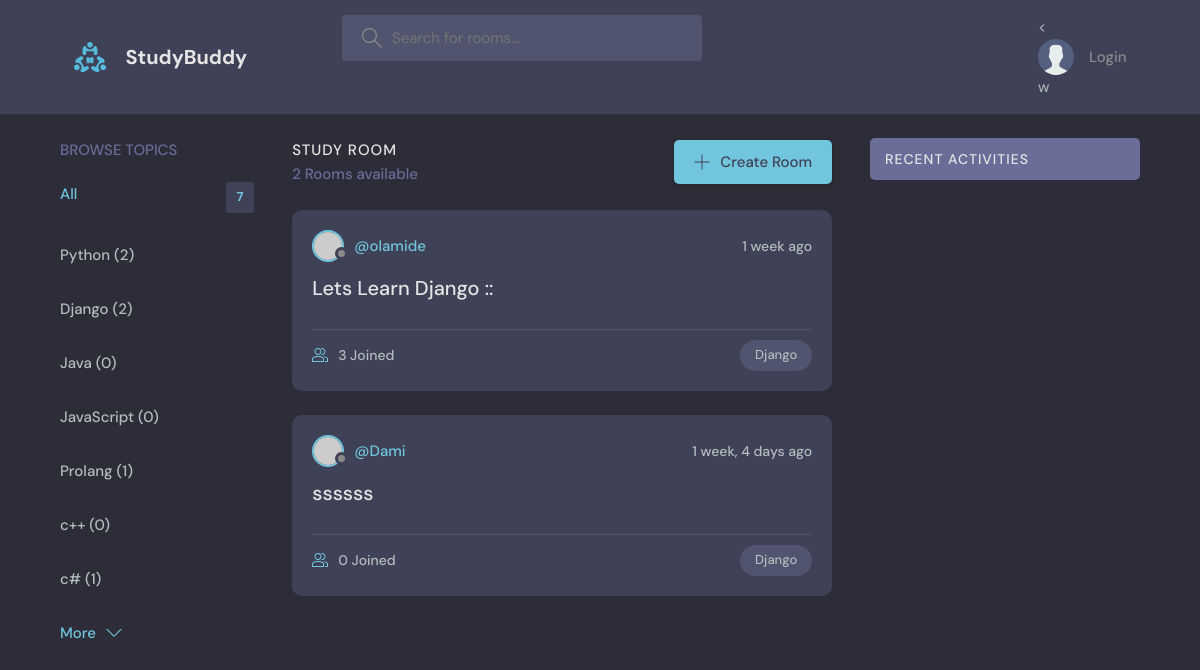
Screenshot of /?q=Django with the database file from the repository.
### base/models.py (models this page shows, shortened)
class Topic(models.Model):
    name = models.CharField(max_length=200)

class Room(models.Model):
    host = models.ForeignKey(User,on_delete=models.SET_NULL,null=True)
    topic  = models.ForeignKey(Topic,on_delete=models.SET_NULL,null=True)
    name = models.CharField(max_length=200)
    description = models.TextField(null = True, blank=True)
    participants = models.ManyToManyField(User, related_name='participants',
                                          blank=True)
    updated = models.DateTimeField(auto_now=True)
    created = models.DateTimeField(auto_now_add=True)
    class Meta:
        ordering = ['-updated','-created']

### base/views.py (the view)
# urls.py: path('', views.home, name='home'),
def home(request):
    q = request.GET.get('q') if request.GET.get('q')!=None else ''
    rooms = Room.objects.filter(
        Q(topic__name__contains =q) |
        Q(name__icontains=q) |
        Q(description__icontains=q)
        )
    topics= Topic.objects.all()
    room_count = rooms.count()
    room_messages = Message.objects.filter(Q(room__topic__name__icontains=q))
    context = {'rooms' : rooms, 'topics': topics,
                'room_count': room_count, 'room_messages':room_messages }
    return render(request, 'base/home.html', context)

### base/templates/base/home.html (shortened to what this page needs)
{% extends 'main.html'%}
{% block content %}
    <main class="layout layout--3">
      <div class="container">
        {%include 'base/topics_component.html'%}
        <div class="roomList">
          <div class="roomList__header">
            <div>
              <h2>Study Room</h2>
              <p>{{room_count}} Rooms available</p>
            </div>
            <a class="btn btn--main" href="{% url 'create-room' %}">
              <svg version="1.1" xmlns="http://www.w3.org/2000/svg" width="32" height="32" viewBox="0 0 32 32">
                <title>add</title>
                <path
                  d="M16.943 0.943h-1.885v14.115h-14.115v1.885h14.115v14.115h1.885v-14.115h14.115v-1.885h-14.115v-14.115z"
                ></path>
              </svg>
              Create Room
            </a>
          </div>
          {% include 'base/feed_component.html' %}
        </div>
         {% include 'base/activity_component.html' %}
      </div>
    </main>
    {% endblock %}

### base/templates/base/topics_component.html
<div class="topics">
    <div class="topics__header">
      <h2>Browse Topics</h2>
    </div>
    <ul class="topics__list">
      <li>
        <a href="{% url 'home' %}" class="active">All <span>{{topics.count}}</span></a>
      </li>
      {% for topic in topics %}
      <li>
        <a href="{% url 'home' %}?q={{ topic.name }}">{{ topic.name }} ({{ topic.room_set.all.count }})</a>
    </li>
      {% endfor %}
    </ul>
    <a class="btn btn--link" href="topics.html">
      More
      <svg version="1.1" xmlns="http://www.w3.org/2000/svg" width="32" height="32" viewBox="0 0 32 32">
        <title>chevron-down</title>
        <path d="M16 21l-13-13h-3l16 16 16-16h-3l-13 13z"></path>
      </svg>
    </a>
  </div>

### base/templates/base/feed_component.html (shortened to what this page needs)
{% for room in rooms %}
<div class="roomListRoom">
    <div class="roomListRoom__header">
      <a href="{% url 'user-profile' room.host.id %}" class="roomListRoom__author">
        <div class="avatar avatar--small">
          <img src="https://randomuser.me/api/portraits/women/11.jpg" />
        </div>
        <span>@{{room.host.username}}</span>
      </a>
      <div class="roomListRoom__actions">
        <span>{{room.created|timesince}} ago</span>
      </div>
    </div>
    <div class="roomListRoom__content">
      <a href="{% url 'room' room.id %}">{{room.name}}</a>
    </div>
    <div class="roomListRoom__meta">
      <a href="{% url 'room' room.id %}" class="roomListRoom__joined">
        {{room.participants.all.count}} Joined
      </a>
      <p class="roomListRoom__topic">{{room.topic.name}}</p>
    </div>
  </div>
 {% endfor %}

### static/styles/style.css (style rules this page uses)
:root { --color-main: #71c6dd; --color-main-light: #e1f6fb; --color-dark: #3f4156; --color-dark-medium: #51546e; --color-dark-light: #696d97; --color-light: #e5e5e5; --color-gray: #8b8b8b; --color-light-gray: #b2bdbd; --color-bg: #2d2d39; --color-success: #5dd693; --color-error: #fc4b0b; }
* { font-family: "DM Sans", -apple-system, BlinkMacSystemFont, "Segoe UI", Roboto, Oxygen, Ubuntu, Cantarell, "Open Sans", "Helvetica Neue", sans-serif; margin: 0; padding: 0; box-sizing: border-box; text-rendering: optimizeLegibility; font-size: inherit; }
html { font-size: 56.25%; }
@media only screen and (min-width: 1200px) { html { font-size: 62.5%; } }
body { line-height: 1.6; font-weight: 400; font-size: 1.5rem; color: var(--color-light-gray); background-color: var(--color-bg); min-height: 100vh; }
img { width: 100%; }
a { display: inline-block; color: var(--color-main); text-decoration: none; }
.container { max-width: 120rem; width: 90%; margin: auto; }
.btn { background-color: transparent; border: none; display: inline-flex; align-items: center; gap: 1rem; cursor: pointer; transition: all ease-in-out 0.3s; padding: 1rem 2rem; border-radius: 5px; box-shadow: 1px 1px 3px 1px rgba(0, 0, 0, 0.15); font-weight: 500; }
.btn--link { border-radius: 0; padding: 0; color: var(--color-main); box-shadow: none; }
.btn--main { background-color: var(--color-main); color: var(--color-dark); }
.btn > svg { fill: currentColor; width: 1.6rem; height: 1.6rem; }
.avatar { position: relative; display: inline-block; border-radius: 50%; border: 2px solid var(--color-main); }
.avatar img { display: block; border-radius: 50%; object-fit: cover; object-position: center; }
.avatar::after { content: ""; display: block; position: absolute; background-color: var(--color-gray); z-index: 111; border-radius: 50%; border: 0.3rem solid var(--color-dark); }
.avatar.avatar--small img { width: 2.8rem; height: 2.8rem; }
.avatar.avatar--small:after { width: 0.7rem; height: 0.7rem; bottom: 0px; right: -6px; }
.layout { margin-top: 2.4rem; }
.layout > .container { display: flex; justify-content: space-between; align-items: flex-start; }
.layout--3 > .container > div:first-child { flex-basis: 18%; max-width: 22.5rem; }
.layout--3 > .container > div:nth-child(2) { flex-basis: 50%; }
.topics__header { margin-bottom: 2rem; }
.topics__header h2 { text-transform: uppercase; font-weight: 500; color: var(--color-dark-light); }
.topics__list { list-style: none; }
.topics__list li a { display: flex; justify-content: space-between; margin-bottom: 3rem; font-weight: 500; color: var(--color-light-gray); transition: all 0.3s ease-in-out; }
.topics__list li a.active, .topics__list li a:hover { color: var(--color-main); }
.topics__list li a span { padding: 0.5rem 1rem; background-color: var(--color-dark); border-radius: 3px; font-size: 1.3rem; font-weight: 700; letter-spacing: 1px; }
.roomList__header { display: flex; justify-content: space-between; align-items: center; margin-bottom: 2.4rem; }
.roomList__header h2 { text-transform: uppercase; font-weight: 500; color: var(--color-light); letter-spacing: 1px; }
.roomList__header p { font-weight: 500; color: var(--color-dark-light); }
.roomListRoom { margin-bottom: 2.4rem; background-color: var(--color-dark); border-radius: 1rem; padding: 2rem; }
.roomListRoom__header { display: flex; justify-content: space-between; align-items: center; }
.roomListRoom__author { font-weight: 500; display: flex; align-items: center; gap: 1rem; }
.roomListRoom__actions { display: flex; align-items: flex-start; gap: 1rem; position: relative; }
.roomListRoom__actions span { font-size: 1.4rem; font-weight: 500; }
.roomListRoom__content { margin: 1rem 0; }
.roomListRoom__content a { font-size: 2rem; font-weight: 500; margin-bottom: 1.5rem; color: var(--color-light); transition: all 0.3s ease-in-out; }
.roomListRoom__meta { border-top: 1px solid var(--color-dark-medium); padding-top: 1rem; display: flex; align-items: center; justify-content: space-between; }
.roomListRoom__joined { color: var(--color-light-gray); display: flex; align-items: center; gap: 1rem; font-size: 1.4rem; font-weight: 500; }
.roomListRoom__joined svg { fill: var(--color-main); width: 1.6rem; height: 1.6rem; }
.roomListRoom__topic { padding: 5px 1.5rem; background-color: var(--color-dark-medium); border-radius: 5rem; font-weight: 500; font-size: 1.3rem; }

### rows the page displays
Topic: name "Python", room_set.all.count "2"
Topic: name "Django", room_set.all.count "2"
Topic: name "Java", room_set.all.count "0"
Topic: name "JavaScript", room_set.all.count "0"
Topic: name "Prolang", room_set.all.count "1"
Topic: name "c++", room_set.all.count "0"
Topic: name "c#", room_set.all.count "1"
Room: host.username "olamide", created "1 week", name "Lets Learn Django ::", participants.all.count "3", topic.name "Django"
Room: host.username "Dami", created "1 week, 4 days", name "ssssss", participants.all.count "0", topic.name "Django"

### other values shown
{{ topics.count }} "7"
{{ room_count }} "2"
